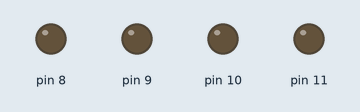
Simulated run of this sketch. Board: Arduino Uno, built with avr-gcc and run on an emulated ATmega328P. On the bench: output pins drawn as LEDs (lit = HIGH).

Above: at 0.5 s.
At 2.15 s:
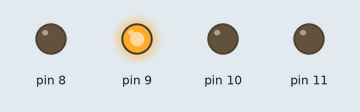
At 3.25 s:
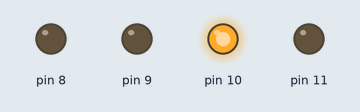
At 4.35 s:
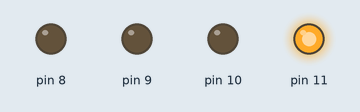
At 5.45 s:
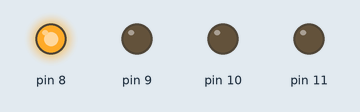
Timing chart, 0 to 5.8 s (numbered marks = the images above):
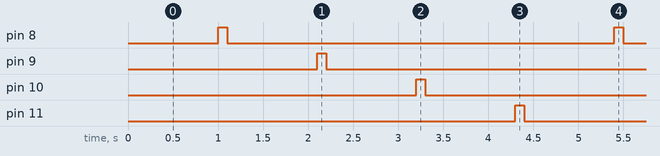

Measured:
- by itself, pin 8–11: alternates HIGH for 0.10 s and LOW for 4.3 s
- by itself, everything shown: repeats every 4.4 s, in 8 steps

The sketch:

blink_for.ino
```cpp
int (i);
void setup() {
  for(i=8;i<12;i++)
  {
pinMode(i,OUTPUT);
}
}
void loop() {
  for( i=8;i<12;i++){
  delay(1000);
  digitalWrite(i,HIGH);
  delay(100);
  digitalWrite(i,LOW);}

}
```
